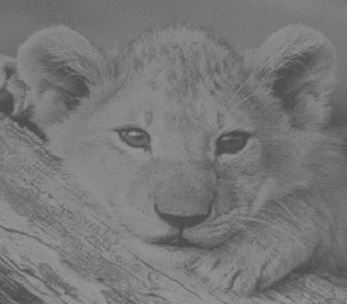
%> input picture Multimedia Tech/Experiment 2/cat.JPG, 347 x 304 px
$ octave guidinghua.m   (GNU Octave 9; MATLAB toolbox functions it lacks are replaced by stand-ins)
%> lines starting %> are read from the running program, lines starting %| are printed output that depends on the picture
y=(0:255)/256.0;
y=y/sum(y);         %归一化，使函数符合概率分布的sum(y)==1这样一个规律
% plot(y);          %待匹配的直方图

G=[];               %函数的累积直方图
for i=1:256
   G=[G sum(y(1:i))];
end

img=rgb2gray(imread('cat.jpg'));
%> img: size 304x347 uint8; min 70, max 156, mean 120.2
[m, n]=size(img);
%> m = 304; n = 347
hist=imhist(img);       %待处理图像的直方图
%> hist = 256 values, max 4210 at index 120, min 0 at index 1, mean 412.1
p=hist/(m*n);
%> p = 256 values, max 0.0399 at index 120, min 0 at index 1, mean 0.00391
figure,plot(hist)          %原图直方图
%> after `plot(hist)`:
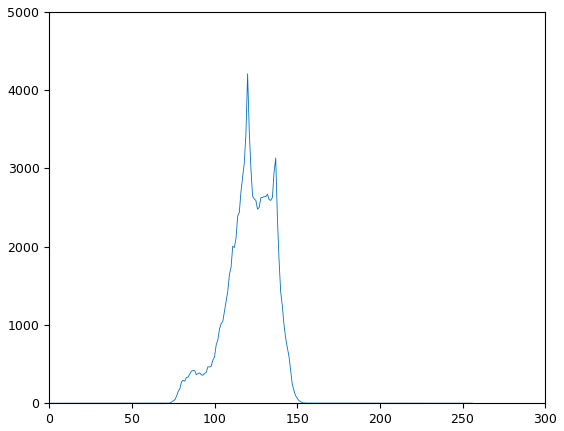
%> figure redrawn from the program's plot data; curve peaks at x = 120, y = 4210

s=[];                   %待处理图像的累积直方图
for i=1:256
    s=[s sum(p(1:i))];
end
%> this loop made 256 passes
%> s on passes 1 to 3: 0, [0 0], [0 0 0]
%> after the loop, s = 256 values from 0 to 1

for i=1:256
    tmp{i}=G-s(i);
    tmp{i}=abs(tmp{i});         %因为要找距离最近的点，所以取绝对值
    [a, index(i)]=min(tmp{i});   %找到两个累积直方图距离最近的点
end
%> after the loop, index = 256 values from 1 to 256; tmp = 256 items

imgn=zeros(m,n);
for i=1:m
   for j=1:n
      imgn(i,j)=index(img(i,j)+1)-1;    %由原图的灰度通过索引映射到新的灰度
   end
end
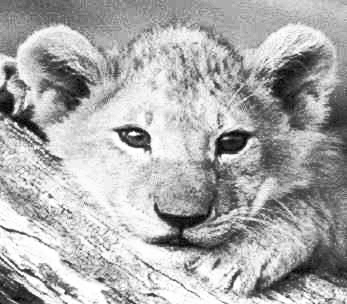
%> imgn: size 304x347 double; min 0, max 255, mean 171.9

imgn=uint8(imgn);
%> imgn: size 304x347 uint8
figure,imshow(imgn);
figure,plot(imhist(imgn));       %新图的直方图
%> after `plot(imhist(imgn))`:
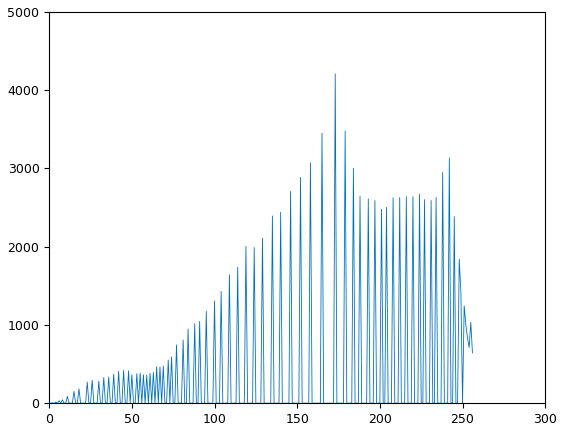
%> figure redrawn from the program's plot data; curve peaks at x = 173, y = 4210
